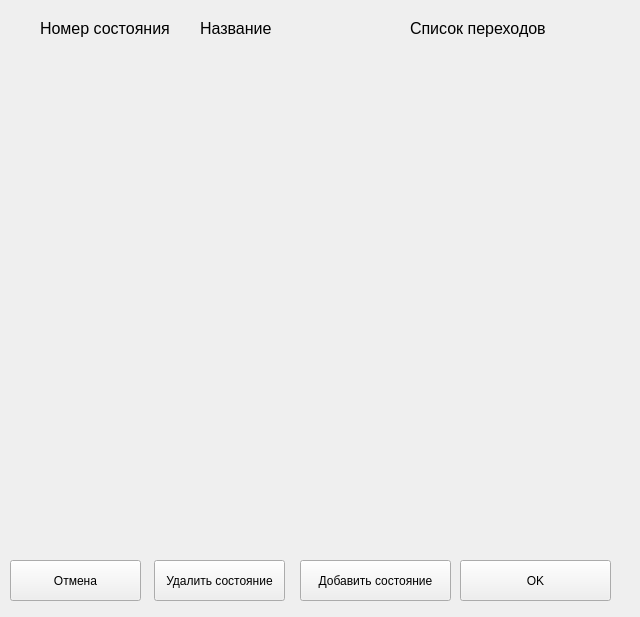
<?xml version="1.0" encoding="UTF-8"?>
<ui version="4.0">
 <class>SetTransitions</class>
 <widget class="QWidget" name="SetTransitions">
  <property name="geometry">
   <rect>
    <x>0</x>
    <y>0</y>
    <width>640</width>
    <height>617</height>
   </rect>
  </property>
  <property name="windowTitle">
   <string>Form</string>
  </property>
  <widget class="QPushButton" name="cancelButton">
   <property name="geometry">
    <rect>
     <x>10</x>
     <y>560</y>
     <width>131</width>
     <height>41</height>
    </rect>
   </property>
   <property name="text">
    <string>Отмена</string>
   </property>
  </widget>
  <widget class="QLabel" name="nameState">
   <property name="geometry">
    <rect>
     <x>200</x>
     <y>20</y>
     <width>81</width>
     <height>17</height>
    </rect>
   </property>
   <property name="font">
    <font>
     <pointsize>12</pointsize>
    </font>
   </property>
   <property name="text">
    <string>Название</string>
   </property>
  </widget>
  <widget class="QLabel" name="toStates">
   <property name="geometry">
    <rect>
     <x>410</x>
     <y>20</y>
     <width>161</width>
     <height>17</height>
    </rect>
   </property>
   <property name="font">
    <font>
     <pointsize>12</pointsize>
    </font>
   </property>
   <property name="text">
    <string>Список переходов</string>
   </property>
  </widget>
  <widget class="QPushButton" name="okayButton">
   <property name="geometry">
    <rect>
     <x>460</x>
     <y>560</y>
     <width>151</width>
     <height>41</height>
    </rect>
   </property>
   <property name="text">
    <string>OK</string>
   </property>
  </widget>
  <widget class="QLabel" name="numberState">
   <property name="geometry">
    <rect>
     <x>40</x>
     <y>18</y>
     <width>141</width>
     <height>21</height>
    </rect>
   </property>
   <property name="font">
    <font>
     <pointsize>12</pointsize>
    </font>
   </property>
   <property name="text">
    <string>Номер состояния</string>
   </property>
   <property name="wordWrap">
    <bool>true</bool>
   </property>
  </widget>
  <widget class="QPushButton" name="addStateButton">
   <property name="geometry">
    <rect>
     <x>300</x>
     <y>560</y>
     <width>151</width>
     <height>41</height>
    </rect>
   </property>
   <property name="text">
    <string>Добавить состояние</string>
   </property>
  </widget>
  <widget class="QPushButton" name="deleteButton">
   <property name="geometry">
    <rect>
     <x>154</x>
     <y>560</y>
     <width>131</width>
     <height>41</height>
    </rect>
   </property>
   <property name="text">
    <string>Удалить состояние</string>
   </property>
  </widget>
 </widget>
 <resources/>
 <connections/>
</ui>
